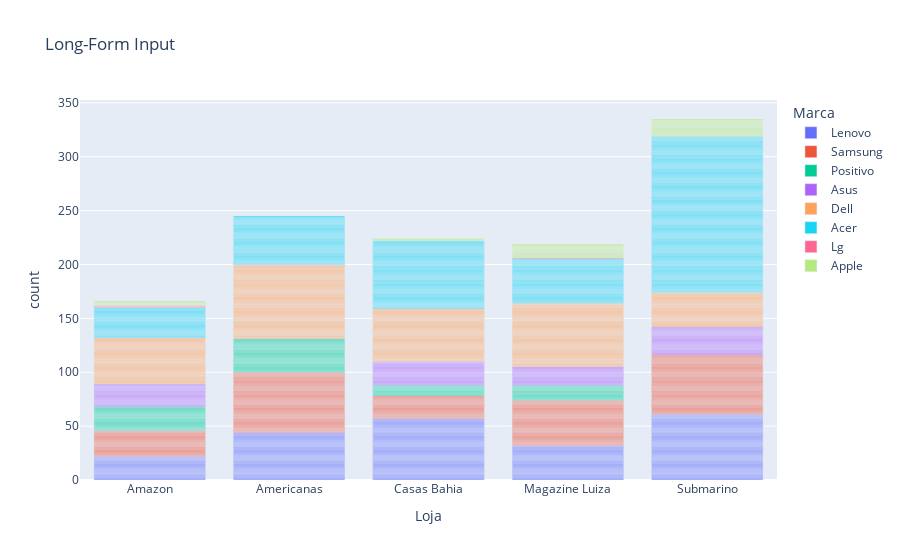

Notebook code cell kept with this figure:
### Code cell
import plotly.express as px


fig = px.bar(dados_gerais_notebooks, x="Loja",  color="Marca", title="Long-Form Input")
fig.show()

### Figure 1 — Plotly figure (JSON) as saved in the notebook; plotly's stock layout.template omitted (floating-point values rounded to 4 significant figures; data arrays with more than 128 entries replaced by an {"elided": "..."} marker saying what was removed)
{"data": [{"alignmentgroup": "True", "hovertemplate": "Marca=Lenovo<br>Loja=%{x}<br>count=%{y}<extra></extra>", "legendgroup": "Lenovo", "marker": {"color": "#636efa", "pattern": {"shape": ""}}, "name": "Lenovo", "offsetgroup": "Lenovo", "orientation": "v", "showlegend": true, "textposition": "auto", "type": "bar", "x": {"elided": "216 str values"}, "xaxis": "x", "y": {"elided": "216 int values"}, "yaxis": "y"}, {"alignmentgroup": "True", "hovertemplate": "Marca=Samsung<br>Loja=%{x}<br>count=%{y}<extra></extra>", "legendgroup": "Samsung", "marker": {"color": "#EF553B", "pattern": {"shape": ""}}, "name": "Samsung", "offsetgroup": "Samsung", "orientation": "v", "showlegend": true, "textposition": "auto", "type": "bar", "x": {"elided": "198 str values"}, "xaxis": "x", "y": {"elided": "198 int values"}, "yaxis": "y"}, {"alignmentgroup": "True", "hovertemplate": "Marca=Positivo<br>Loja=%{x}<br>count=%{y}<extra></extra>", "legendgroup": "Positivo", "marker": {"color": "#00cc96", "pattern": {"shape": ""}}, "name": "Positivo", "offsetgroup": "Positivo", "orientation": "v", "showlegend": true, "textposition": "auto", "type": "bar", "x": ["Amazon", "Amazon", "Amazon", "Amazon", "Amazon", "Amazon", "Amazon", "Amazon", "Amazon", "Amazon", "Amazon", "Amazon", "Amazon", "Amazon", "Amazon", "Amazon", "Amazon", "Amazon", "Amazon", "Amazon", "Amazon", "Amazon", "Americanas", "Americanas", "Americanas", "Americanas", "Americanas", "Americanas", "Americanas", "Americanas", "Americanas", "Americanas", "Americanas", "Americanas", "Americanas", "Americanas", "Americanas", "Americanas", "Americanas", "Americanas", "Americanas", "Americanas", "Americanas", "Americanas", "Americanas", "Americanas", "Americanas", "Americanas", "Americanas", "Americanas", "Americanas", "Americanas", "Americanas", "Casas Bahia", "Casas Bahia", "Casas Bahia", "Casas Bahia", "Casas Bahia", "Casas Bahia", "Casas Bahia", "Casas Bahia", "Casas Bahia", "Casas Bahia", "Magazine Luiza", "Magazine Luiza", "Magazine Luiza", "Magazine Luiza", "Magazine Luiza", "Magazine Luiza", "Magazine Luiza", "Magazine Luiza", "Magazine Luiza", "Magazine Luiza", "Magazine Luiza", "Magazine Luiza", "Magazine Luiza", "Magazine Luiza"], "xaxis": "x", "y": [1, 1, 1, 1, 1, 1, 1, 1, 1, 1, 1, 1, 1, 1, 1, 1, 1, 1, 1, 1, 1, 1, 1, 1, 1, 1, 1, 1, 1, 1, 1, 1, 1, 1, 1, 1, 1, 1, 1, 1, 1, 1, 1, 1, 1, 1, 1, 1, 1, 1, 1, 1, 1, 1, 1, 1, 1, 1, 1, 1, 1, 1, 1, 1, 1, 1, 1, 1, 1, 1, 1, 1, 1, 1, 1, 1, 1], "yaxis": "y"}, {"alignmentgroup": "True", "hovertemplate": "Marca=Asus<br>Loja=%{x}<br>count=%{y}<extra></extra>", "legendgroup": "Asus", "marker": {"color": "#ab63fa", "pattern": {"shape": ""}}, "name": "Asus", "offsetgroup": "Asus", "orientation": "v", "showlegend": true, "textposition": "auto", "type": "bar", "x": ["Amazon", "Amazon", "Amazon", "Amazon", "Amazon", "Amazon", "Amazon", "Amazon", "Amazon", "Amazon", "Amazon", "Amazon", "Amazon", "Amazon", "Amazon", "Amazon", "Amazon", "Amazon", "Amazon", "Amazon", "Amazon", "Casas Bahia", "Casas Bahia", "Casas Bahia", "Casas Bahia", "Casas Bahia", "Casas Bahia", "Casas Bahia", "Casas Bahia", "Casas Bahia", "Casas Bahia", "Casas Bahia", "Casas Bahia", "Casas Bahia", "Casas Bahia", "Casas Bahia", "Casas Bahia", "Casas Bahia", "Casas Bahia", "Casas Bahia", "Casas Bahia", "Casas Bahia", "Casas Bahia", "Magazine Luiza", "Magazine Luiza", "Magazine Luiza", "Magazine Luiza", "Magazine Luiza", "Magazine Luiza", "Magazine Luiza", "Magazine Luiza", "Magazine Luiza", "Magazine Luiza", "Magazine Luiza", "Magazine Luiza", "Magazine Luiza", "Magazine Luiza", "Magazine Luiza", "Magazine Luiza", "Magazine Luiza", "Submarino", "Submarino", "Submarino", "Submarino", "Submarino", "Submarino", "Submarino", "Submarino", "Submarino", "Submarino", "Submarino", "Submarino", "Submarino", "Submarino", "Submarino", "Submarino", "Submarino", "Submarino", "Submarino", "Submarino", "Submarino", "Submarino", "Submarino", "Submarino", "Submarino", "Submarino"], "xaxis": "x", "y": [1, 1, 1, 1, 1, 1, 1, 1, 1, 1, 1, 1, 1, 1, 1, 1, 1, 1, 1, 1, 1, 1, 1, 1, 1, 1, 1, 1, 1, 1, 1, 1, 1, 1, 1, 1, 1, 1, 1, 1, 1, 1, 1, 1, 1, 1, 1, 1, 1, 1, 1, 1, 1, 1, 1, 1, 1, 1, 1, 1, 1, 1, 1, 1, 1, 1, 1, 1, 1, 1, 1, 1, 1, 1, 1, 1, 1, 1, 1, 1, 1, 1, 1, 1, 1, 1], "yaxis": "y"}, {"alignmentgroup": "True", "hovertemplate": "Marca=Dell<br>Loja=%{x}<br>count=%{y}<extra></extra>", "legendgroup": "Dell", "marker": {"color": "#FFA15A", "pattern": {"shape": ""}}, "name": "Dell", "offsetgroup": "Dell", "orientation": "v", "showlegend": true, "textposition": "auto", "type": "bar", "x": {"elided": "252 str values"}, "xaxis": "x", "y": {"elided": "252 int values"}, "yaxis": "y"}, {"alignmentgroup": "True", "hovertemplate": "Marca=Acer<br>Loja=%{x}<br>count=%{y}<extra></extra>", "legendgroup": "Acer", "marker": {"color": "#19d3f3", "pattern": {"shape": ""}}, "name": "Acer", "offsetgroup": "Acer", "orientation": "v", "showlegend": true, "textposition": "auto", "type": "bar", "x": {"elided": "322 str values"}, "xaxis": "x", "y": {"elided": "322 int values"}, "yaxis": "y"}, {"alignmentgroup": "True", "hovertemplate": "Marca=Lg<br>Loja=%{x}<br>count=%{y}<extra></extra>", "legendgroup": "Lg", "marker": {"color": "#FF6692", "pattern": {"shape": ""}}, "name": "Lg", "offsetgroup": "Lg", "orientation": "v", "showlegend": true, "textposition": "auto", "type": "bar", "x": ["Amazon", "Amazon", "Magazine Luiza"], "xaxis": "x", "y": [1, 1, 1], "yaxis": "y"}, {"alignmentgroup": "True", "hovertemplate": "Marca=Apple<br>Loja=%{x}<br>count=%{y}<extra></extra>", "legendgroup": "Apple", "marker": {"color": "#B6E880", "pattern": {"shape": ""}}, "name": "Apple", "offsetgroup": "Apple", "orientation": "v", "showlegend": true, "textposition": "auto", "type": "bar", "x": ["Amazon", "Amazon", "Amazon", "Amazon", "Casas Bahia", "Casas Bahia", "Magazine Luiza", "Magazine Luiza", "Magazine Luiza", "Magazine Luiza", "Magazine Luiza", "Magazine Luiza", "Magazine Luiza", "Magazine Luiza", "Magazine Luiza", "Magazine Luiza", "Magazine Luiza", "Magazine Luiza", "Magazine Luiza", "Submarino", "Submarino", "Submarino", "Submarino", "Submarino", "Submarino", "Submarino", "Submarino", "Submarino", "Submarino", "Submarino", "Submarino", "Submarino", "Submarino", "Submarino", "Submarino"], "xaxis": "x", "y": [1, 1, 1, 1, 1, 1, 1, 1, 1, 1, 1, 1, 1, 1, 1, 1, 1, 1, 1, 1, 1, 1, 1, 1, 1, 1, 1, 1, 1, 1, 1, 1, 1, 1, 1], "yaxis": "y"}], "layout": {"barmode": "relative", "legend": {"title": {"text": "Marca"}, "tracegroupgap": 0}, "title": {"text": "Long-Form Input"}, "xaxis": {"anchor": "y", "domain": [0, 1], "title": {"text": "Loja"}}, "yaxis": {"anchor": "x", "domain": [0, 1], "title": {"text": "count"}}}}
